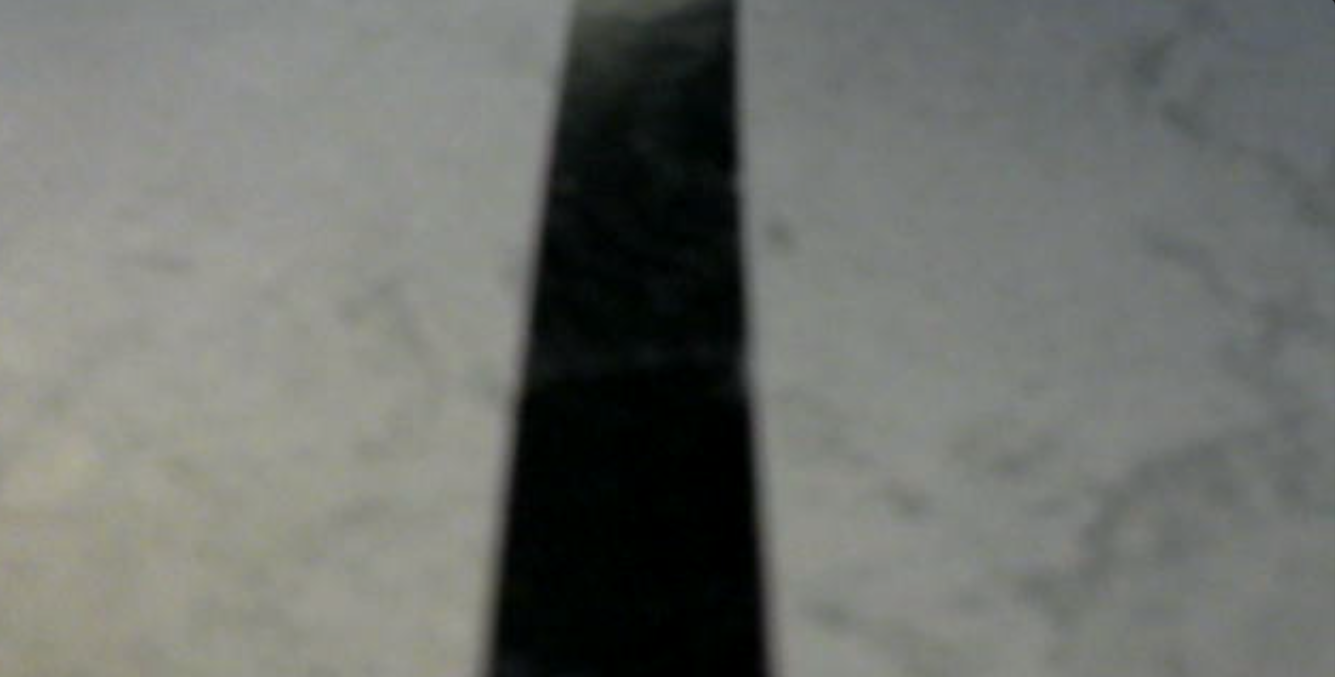
#> input picture img2.jpg, 1335 x 677 px
$ python process2.py
#> lines starting #> are read from the running program, lines starting #| are printed output that depends on the picture; after the words box and inside, x2 and y2 are one past the last pixel; in counts of white or black regions, pixels touching at a corner belong together
# Code inspiré de :
# http://einsteiniumstudios.com/tutorials.html
# (BeagleBone Line Following Bot with openCV)


import cv2 as cv
import numpy as np
from time import time


def edge_detection(image):

    image = cv.cvtColor(image, cv.COLOR_BGR2GRAY)
    cv.imwrite('1_grayLevel.jpg', image)

    # on floute légèrement l'image (permet une meilleure détection des contours)
    image = cv.GaussianBlur(image, (3,3), 0)    # filtre gaussien
    cv.imwrite('2_gauss.jpg', image)

    # Color thresholding
    _,thresh = cv.threshold(image, 100, 255, cv.THRESH_BINARY_INV)
    cv.imwrite('3_thresh.jpg', thresh)

    # Find the contours of the frame
    contours,_ = cv.findContours(thresh.copy(), 1, cv.CHAIN_APPROX_NONE)

    return contours


def get_centroid(image, contours):

    c = max(contours, key=cv.contourArea)
    M = cv.moments(c)

    cx = int(M['m10']/M['m00'])
    cy = int(M['m01']/M['m00'])

    cv.line(image,(cx,0),(cx,720),(255,0,0),1)
    cv.line(image,(0,cy),(1280,cy),(255,0,0),1)
    cv.circle(image, (cx, cy), 5, (0, 0, 255), -1)

    cv.drawContours(image, contours, -1, (0,255,0), 1)

    cv.imwrite('4_centroid.jpg', image)

    return cx, cy


def processing(image):

    start = time()

    contours = edge_detection(image)
    step2 = time()
    print("Détection de contours :", step2-start, "s")

    x, y = get_centroid(image, contours)
    step3 = time()
    print("Calcul de centroïde :", step3-step2, "s")

    total = step3-start
    print("Temps total :", total, "s")
    print("(fréquence :", np.ceil(1/total), "Hz)")


if __name__ == "__main__":
    img = cv.imread('img2.jpg')
#> img is the input picture: shape (677, 1335, 3); mean B, G, R 108.1, 112.5, 110
    processing(img)
#> in edge_detection, `_,thresh = cv.threshold(image, 100, 255, cv.THRESH_BINARY_INV)`:
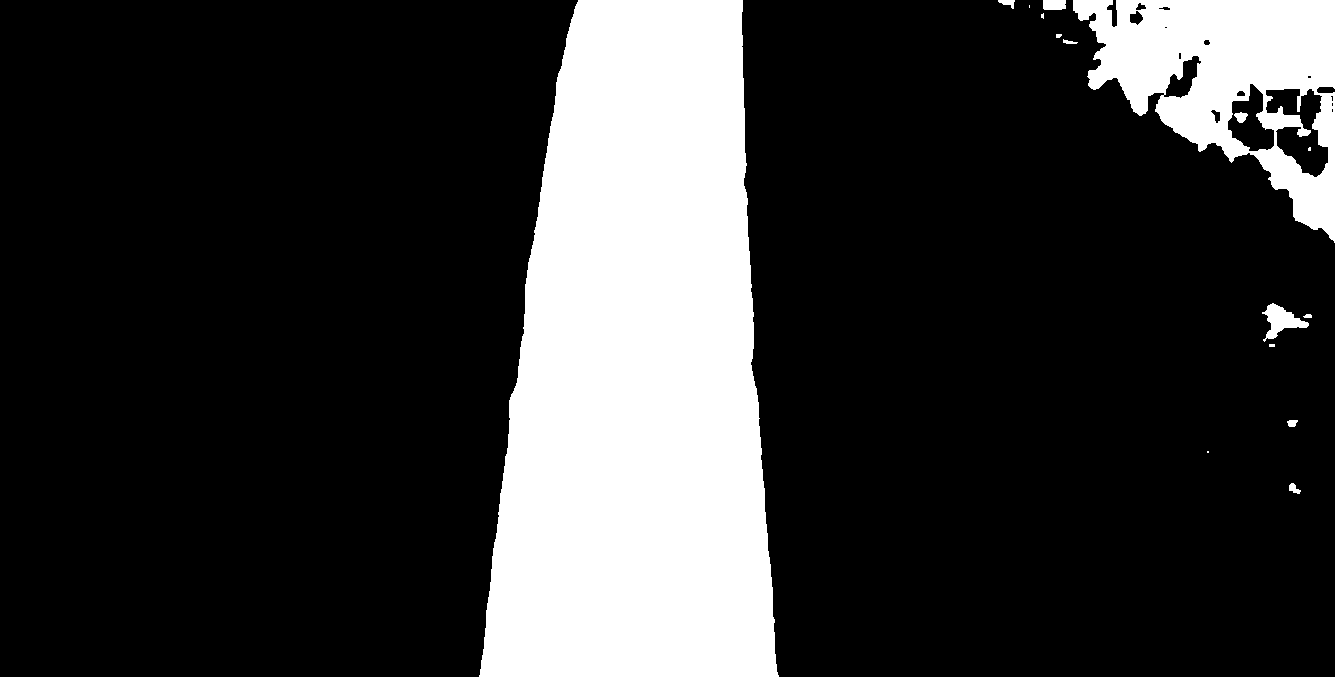
#> thresh: shape (677, 1335); 21.1% white; 16 white regions (5 under 20 px)
#> in edge_detection, `contours,_ = cv.findContours(thresh.copy(), 1, cv.CHAIN_APPROX_NONE)`: contours = 31 contours, 13 with area under 20; largest, box (x1, y1, x2, y2) and area: (479, 0, 779, 677) 157384, (1073, 0, 1335, 243) 36028, (1265, 88, 1329, 178) 3100, (1227, 83, 1275, 152) 1850, (1163, 55, 1202, 99) 781
#> in get_centroid, `c = max(contours, key=cv.contourArea)`: c = contour of 1815 points, box (x1, y1, x2, y2) (479, 0, 779, 677), area 157384
#> in get_centroid, `M = cv.moments(c)`: M = moments, m00 157384.5, centre m10/m00, m01/m00 = (637.4, 369.3)
#> in get_centroid, `cx = int(M['m10']/M['m00'])`: cx = 637
#> in get_centroid, `cy = int(M['m01']/M['m00'])`: cy = 369
#> in get_centroid, `cv.circle(image, (cx, cy), 5, (0, 0, 255), -1)`: image: shape (677, 1335, 3); mean B, G, R 108.5, 112.4, 109.9
#> in get_centroid, `cv.drawContours(image, contours, -1, (0,255,0), 1)`:
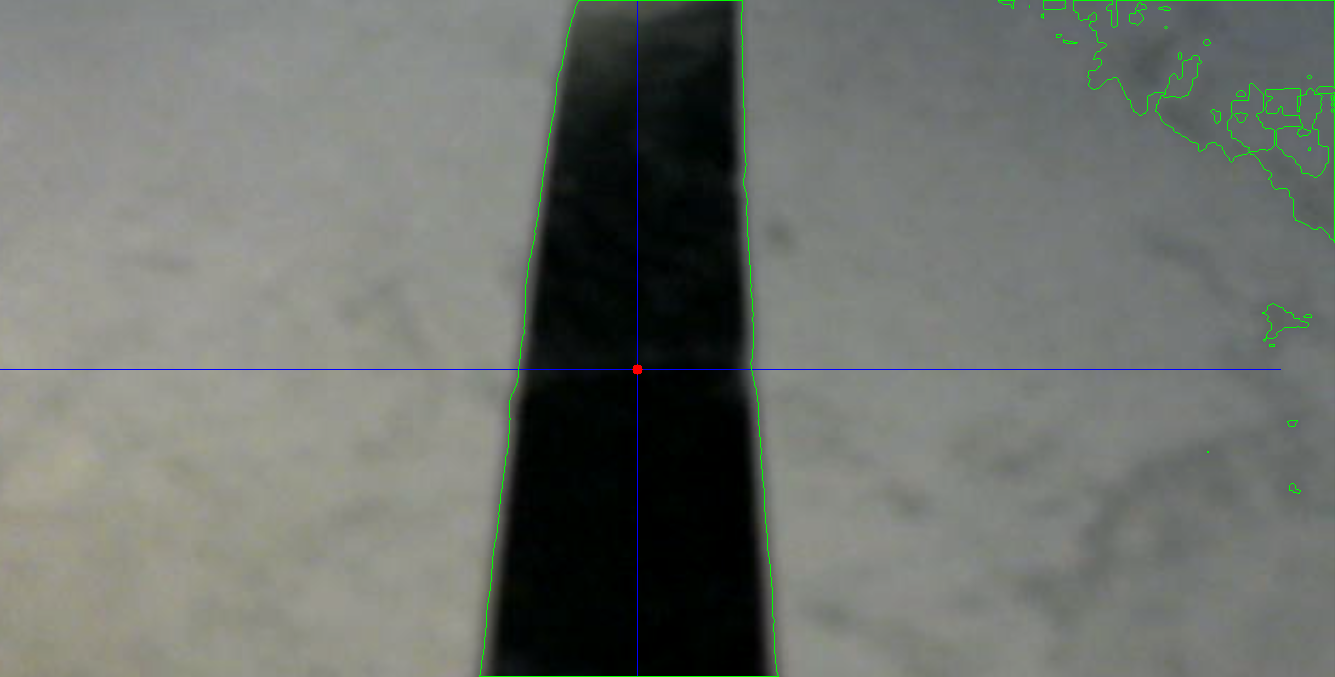
#> image: shape (677, 1335, 3); mean B, G, R 108, 113.1, 109.5
#> in processing, `x, y = get_centroid(image, contours)`: x = 637; y = 369
